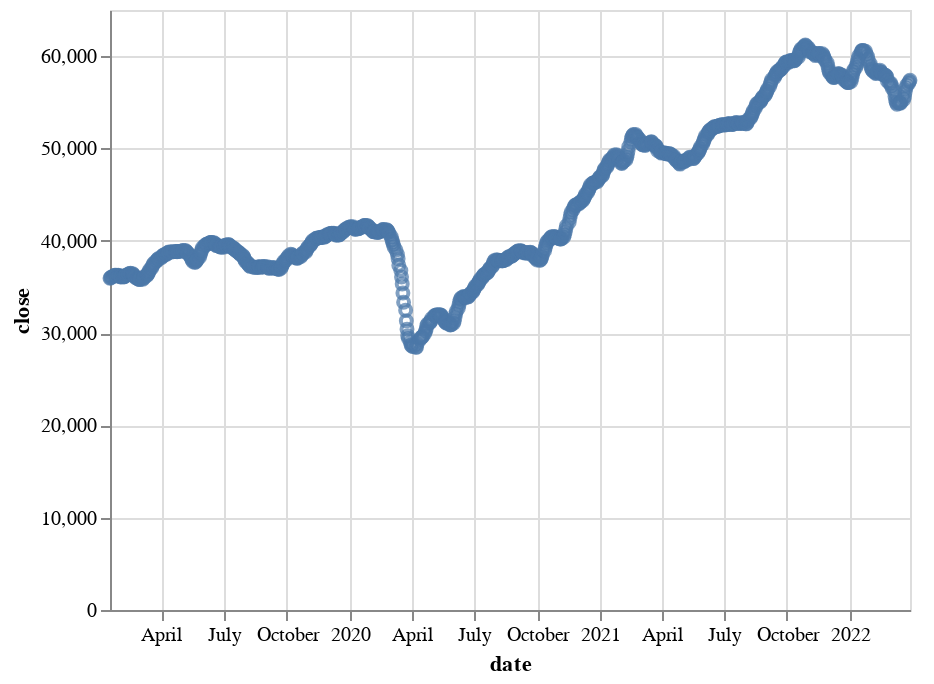

Source (notebook cell):
### Code cell
altdata_tendays = rollingwindows(10, bse_data)
altdata_tendays.reset_index(inplace=True)
altdata_tendays.rename(columns={list(altdata_tendays)[0]:'date'}, inplace=True)

alt.Chart(altdata_tendays).mark_point().encode(
    x ='date',
    y = 'close'
)

### Figure 1 — Vega-Lite specification as saved in the notebook (floating-point values rounded to 4 significant figures; data arrays with more than 128 entries replaced by an {"elided": "..."} marker saying what was removed)
{"config": {"view": {"continuousWidth": 400, "continuousHeight": 300}}, "data": {"name": "data-997abb28c543c5905f905a3e63531bf1"}, "mark": "point", "encoding": {"x": {"field": "date", "type": "temporal"}, "y": {"field": "close", "type": "quantitative"}}, "$schema": "https://vega.github.io/schema/vega-lite/v4.17.0.json", "datasets": {"data-997abb28c543c5905f905a3e63531bf1": {"elided": "787 records"}}}
